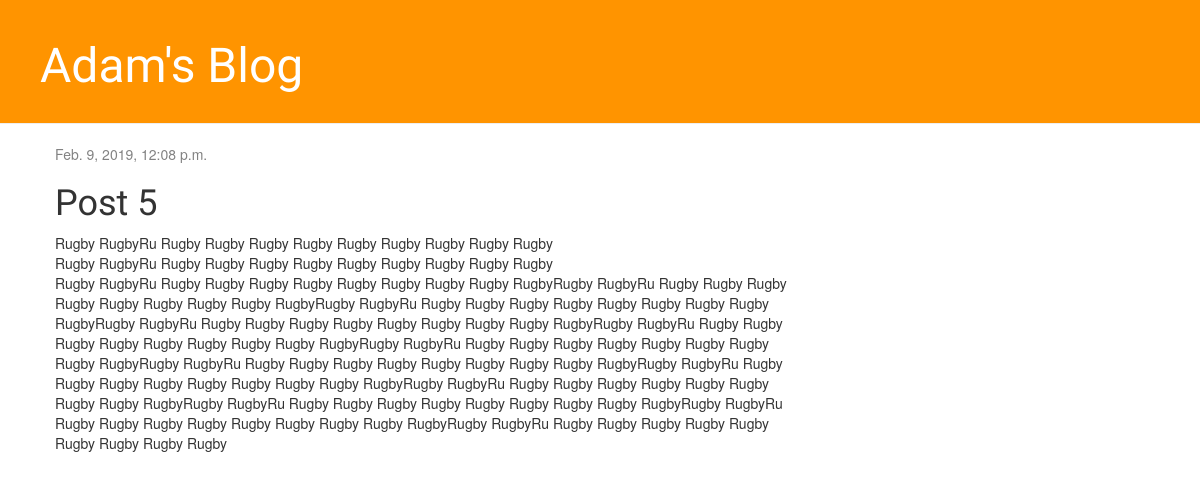
Page /post/5/ on the earlier database version.
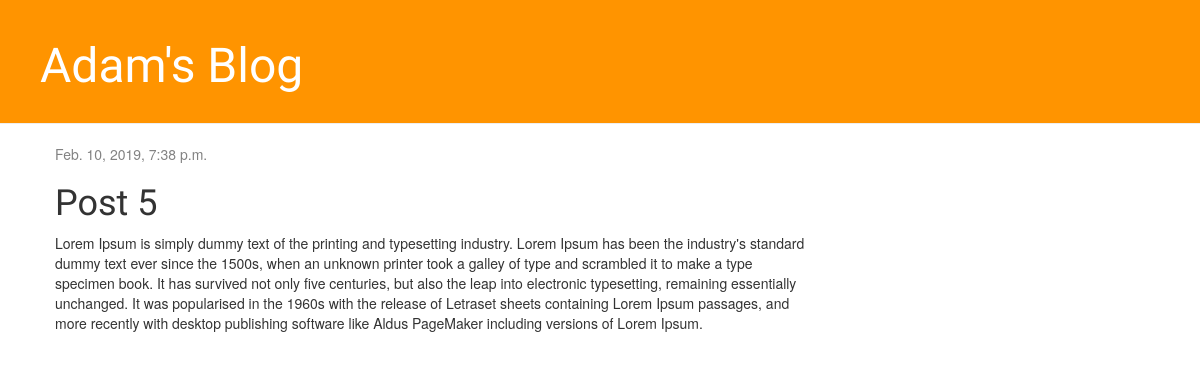
Same page on the later database version.
### blog/models.py (models this page shows, shortened)
class Post(models.Model):
    author = models.ForeignKey('auth.User', on_delete=models.CASCADE)
    title = models.CharField(max_length=200)
    text = models.TextField()
    created_date = models.DateTimeField(
            default=timezone.now)
    published_date = models.DateTimeField(
            blank=True, null=True)

### blog/views.py (the view)
# urls.py: path('post/<int:pk>/', views.post_detail, name='post_detail'),
def post_detail(request, pk):
    post = get_object_or_404(Post, pk=pk)
    return render(request, 'blog/post_detail.html', {'post': post})

### blog/templates/blog/post_detail.html (shortened to what this page needs)
{% extends 'blog/base.html' %}
{% block content %}
    <div class="post">
        {% if post.published_date %}
            <div class="date">
                {{ post.published_date }}
            </div>
        {% endif %}
        <h1>{{ post.title }}</h1>
        <p>{{ post.text|linebreaksbr }}</p>
    </div>
{% endblock %}

Differences in the rows shown:
changed Post "Post 5": published_date "Feb. 9, 2019, 12:08 p.m." → "Feb. 10, 2019, 7:38 p.m."; text "Rugby RugbyRu Rugby Rugby Rugby Rugby Rugby Rugby Rugby Rugby Rugby Rugby RugbyRu Rugby Rugby Rugby Rugby Rugby Rugby Rugby Rugby Rugby Rugby RugbyRu Rugby Rugby Rugby Rugby Rugby Rugby Rugby Rugby RugbyRugby RugbyRu Rugby Rugby Rugby Rugby Rugby Rugby Rugby Rugby RugbyRugby RugbyRu Rugby Rugby Rugby Rugby Rugby Rugby Rugby Rugby RugbyRugby RugbyRu Rugby Rugby Rugby Rugby Rugby Rugby Rugby Rugby RugbyRugby RugbyRu Rugby Rugby Rugby Rugby Rugby Rugby Rugby Rugby RugbyRugby RugbyRu Rugby Rugby Rugby Rugby Rugby Rugby Rugby Rugby RugbyRugby RugbyRu Rugby Rugby Rugby Rugby Rugby Rugby Rugby Rugby RugbyRugby RugbyRu Rugby Rugby Rugby Rugby Rugby Rugby Rugby Rugby RugbyRugby RugbyRu Rugby Rugby…" → "Lorem Ipsum is simply dummy text of the printing and typesetting industry. Lorem Ipsum has been the industry's standard dummy text ever since the 1500s, when an unknown printer took a galley of type and scrambled it to make a type specimen book. It has survived not only five centuries, but also the leap into electronic typesetting, remaining essentially unchanged. It was popularised in the 1960s with the release of Letraset sheets containing Lorem Ipsum passages, and more recently with desktop publishing software like Aldus PageMaker including versions of Lorem Ipsum."
